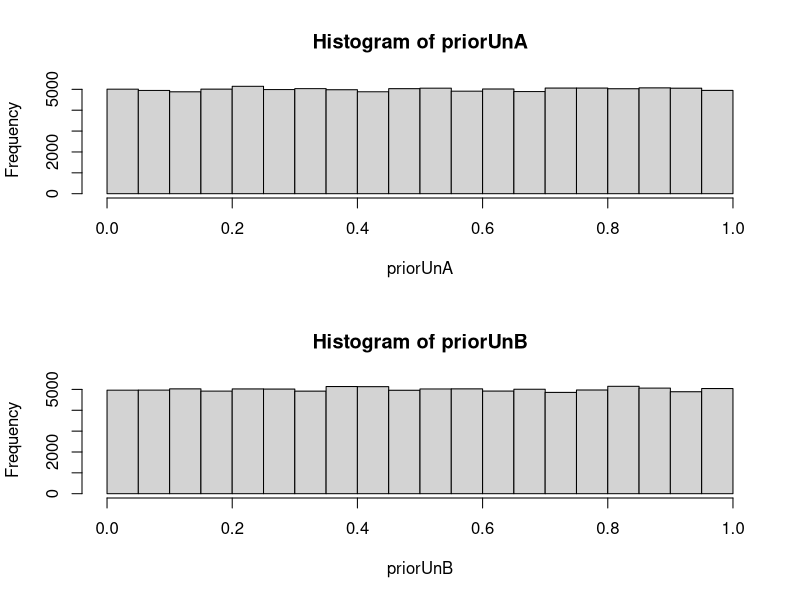
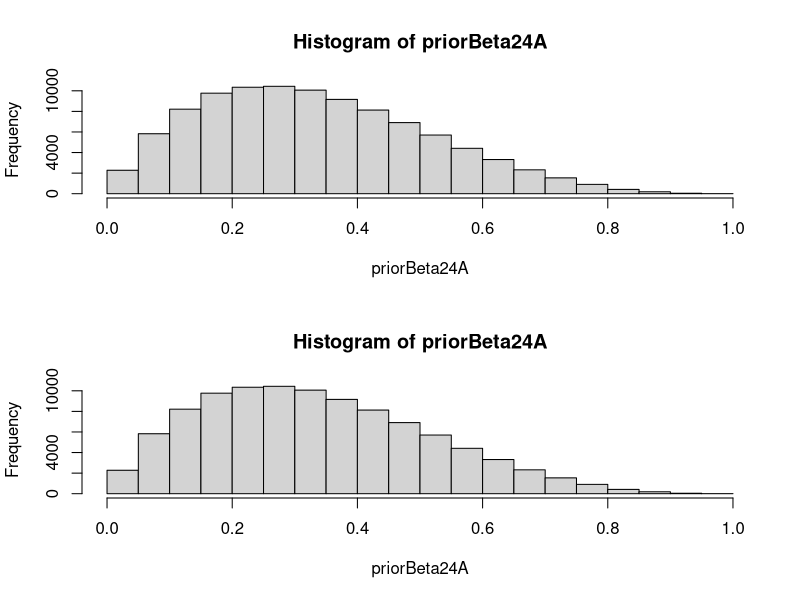
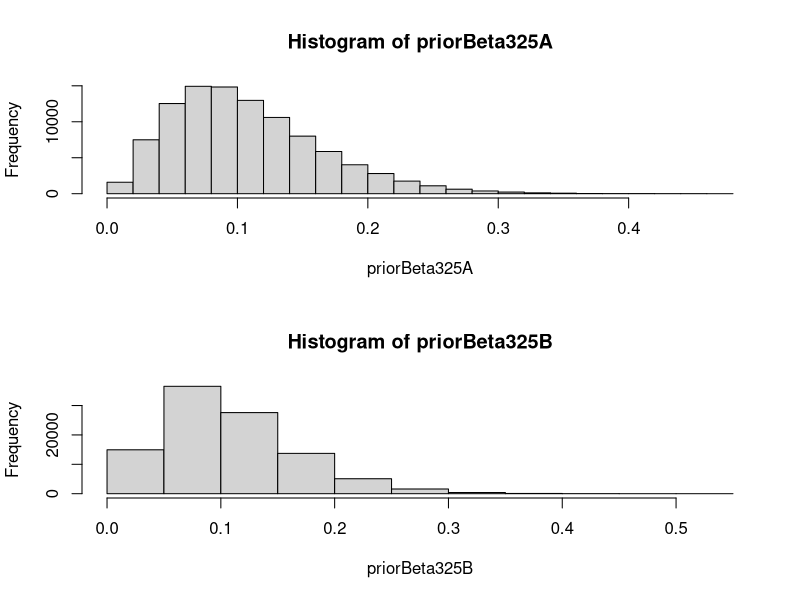
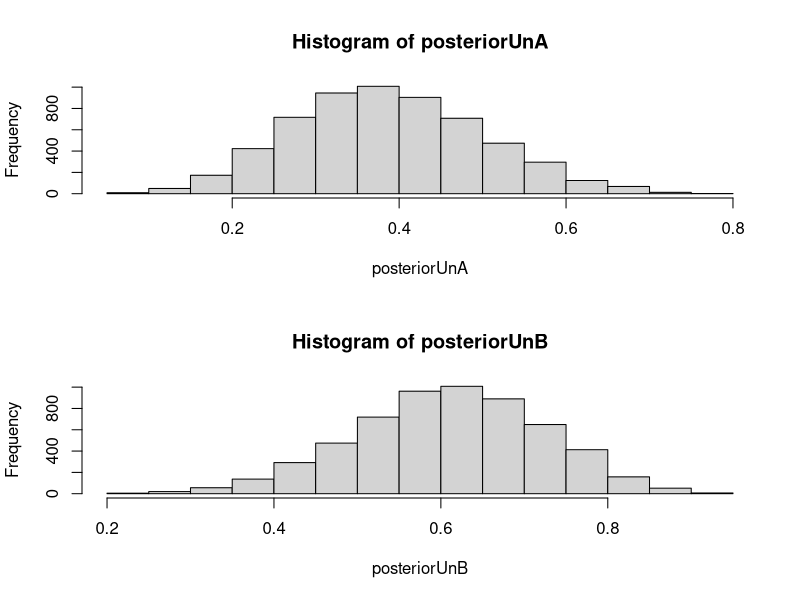
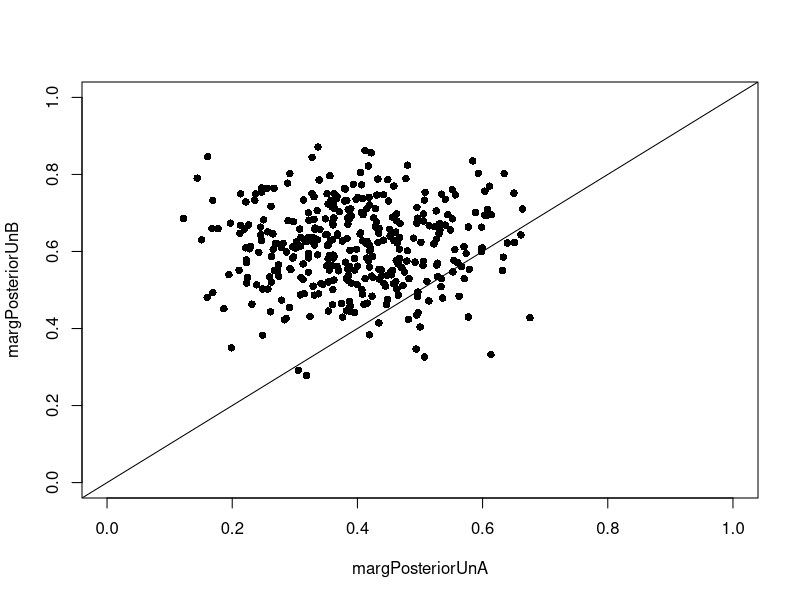
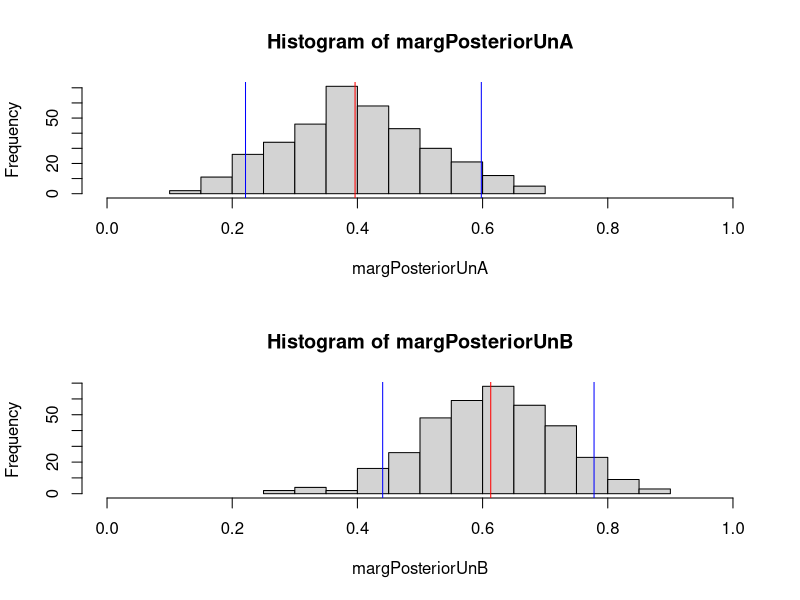
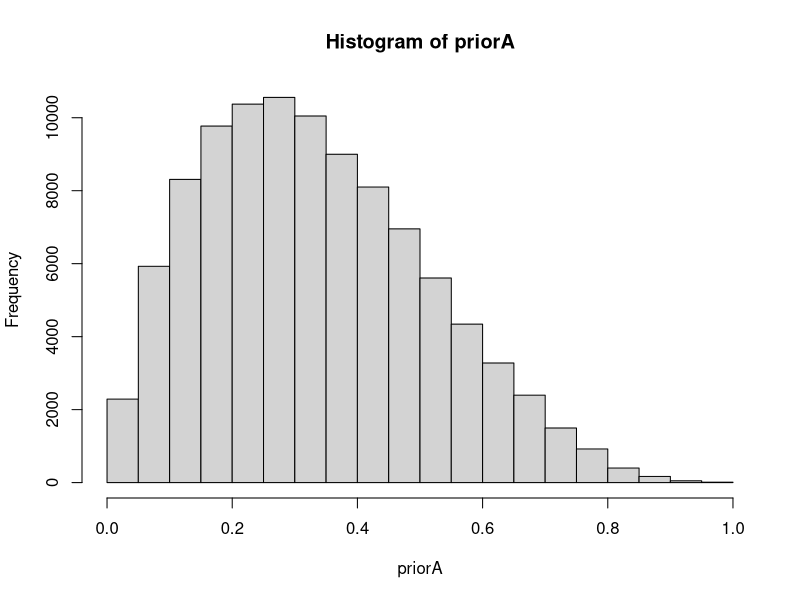
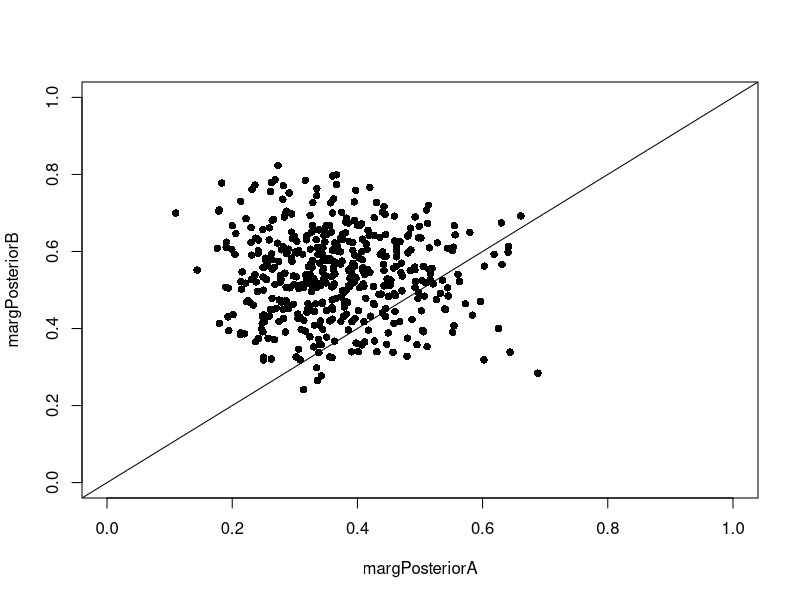

Write the R code that produced these figures, in order.
## ---- chunk 1
knitr::opts_chunk$set(echo = TRUE)
## ---- chunk 2
# Simulate n random draws from the different priors
n = 100000

par(mfrow=c(2,1))
# uninformative prior:
priorUnA <- runif(n)
hist(priorUnA) # Eyball the prior
priorUnB <- runif(n)
hist(priorUnB) # Eyball the prior


# beta(2, 4) prior
priorBeta24A <- rbeta(n, 2, 4)
hist(priorBeta24A)
priorBeta24B <- rbeta(n, 2, 4)
hist(priorBeta24A)


# beta(3, 25) prior
priorBeta325A <- rbeta(n, 3, 25)
hist(priorBeta325A)
priorBeta325B <- rbeta(n, 3, 25)
hist(priorBeta325B)


# Define the generative model of uninformative prior:
generativemodelUnA <- function(theta) {
  rbinom(1, 16, theta)
}
generativemodelUnB <- function(theta) {
  rbinom(1, 16, theta)
}


# Simulate and store data from uninformative prior: 
simdataUnA <- rep(NA, n)
for(i in 1:n) {
  simdataUnA[i] <- generativemodelUnA(priorUnA[i])
}
simdataUnB <- rep(NA, n)
for(i in 1:n) {
  simdataUnB[i] <- generativemodelUnA(priorUnB[i])
}

# Filter out all draws that do not match the data of the uniform prior:
posteriorUnA <- priorUnA[simdataUnA == 6]
hist(posteriorUnA)
length(posteriorUnA)
posteriorUnB <- priorUnB[simdataUnB == 10]
hist(posteriorUnB)
length(posteriorUnB)

# Condition on observed data
ind = ( (simdataUnA==6) & (simdataUnB==10) )
ind[1:20]
margPosteriorUnA <- priorUnA[ind]
margPosteriorUnB <- priorUnB[ind]

# evaluate results
par(mfrow=c(1,1))
plot(margPosteriorUnA, margPosteriorUnB, cex=1, pch=16, xlim=c(0,1), ylim=c(0,1))
abline(0,1)

par(mfcol=c(2,1))
hist(margPosteriorUnA,xlim=0:1)
abline(v=mean(margPosteriorUnA),col="red")
abline(v=quantile(margPosteriorUnA,c(0.05,0.95)),col="blue")
hist(margPosteriorUnB,xlim=0:1)
abline(v=mean(margPosteriorUnB),col="red")
abline(v=quantile(margPosteriorUnB,c(0.05,0.95)),col="blue")
par(mfcol=c(1,1))
## ---- chunk 3
# number of samples
nSamples = 100000

# Data
asked    = 16 # number of asked/invited people
SingnupA =  6 # number of signups with method A
SingnupB = 10 # number of signups with method B

# Simulate prior
# Case 1
priorA = runif(nSamples,0,1)
priorB = runif(nSamples,0,1)
# Case 2
priorA = rbeta(nSamples,2,4)
priorB = rbeta(nSamples,2,4)
# Case 3
# priorA = rbeta(nSamples,3,25)
# priorB = rbeta(nSamples,3,25)
hist(priorA)

# Simulate generative model (likelihood)
simSingnupA = rbinom(nSamples,asked,priorA)
simSingnupB = rbinom(nSamples,asked,priorB)

# Condition on observed data
ind = ( (simSingnupA==SingnupA) & (simSingnupB==SingnupB) )

margPosteriorA = priorA[ind]
margPosteriorB = priorB[ind]

# evaluate results
par(mfrow=c(1,1))
plot(margPosteriorA,margPosteriorB,cex=1,pch=16,xlim=c(0,1),ylim=c(0,1))
abline(0,1)

par(mfcol=c(2,1))
hist(margPosteriorA, xlim=0:1)
abline(v=mean(margPosteriorA),col="red")
abline(v=quantile(margPosteriorA,c(0.05,0.95)),col="blue")
hist(margPosteriorB, xlim=0:1)
abline(v=mean(margPosteriorB),col="red")
abline(v=quantile(margPosteriorB,c(0.05,0.95)),col="blue")
par(mfcol=c(1,1))
print(mean(margPosteriorA)); mean(margPosteriorB)
## ---- chunk 4
# number of samples
n <- 100000

# Signups
asked <- 32
signupA <- 12
signupB <- 20

# Simulate just the prior you wish to investigate:
## uniform prior
priorA <- runif(n, 0, 1)
priorB <- runif(n, 0, 1)

## beta(2,4) prior
priorA <- rbeta(n, 2, 4)
priorB <- rbeta(n, 2, 4)

## beta(3, 25) prior
priorA <- rbeta(n, 10, 20)
priorB <- rbeta(n, 10, 20)

# simulate generative model
simSignupA <- rbinom(n, asked, priorA)
simSignupB <- rbinom(n, asked, priorB)

# condition on observed data
ind <- ( (simSignupA == signupA) & (simSignupB == signupB) )

margPosteriorA <- priorA[ind]
margPosteriorB <- priorB[ind]

# inspect results
par(mfrow=c(1,1))
plot(margPosteriorA, margPosteriorB, xlim = c(0, 1), ylim = c(0, 1))
abline(0, 1)

par(mfrow=c(2, 1))
hist(margPosteriorA, xlim=0:1)
abline(v = mean(margPosteriorA), col = 'red')
abline(v = quantile(margPosteriorA, probs = c(0.05, 0.95)), col = 'blue')

hist(margPosteriorB, xlim = 0:1)
abline(v = mean(margPosteriorB), col = 'red')
abline(v = quantile(margPosteriorB, probs = c(0.05, 0.95)), col = 'blue')

print(paste('Mean marginal PosteriorA:', round(mean(margPosteriorA), 4)))
print(paste('Mean marginal PosteriorB:', round(mean(margPosteriorB), 4)))
